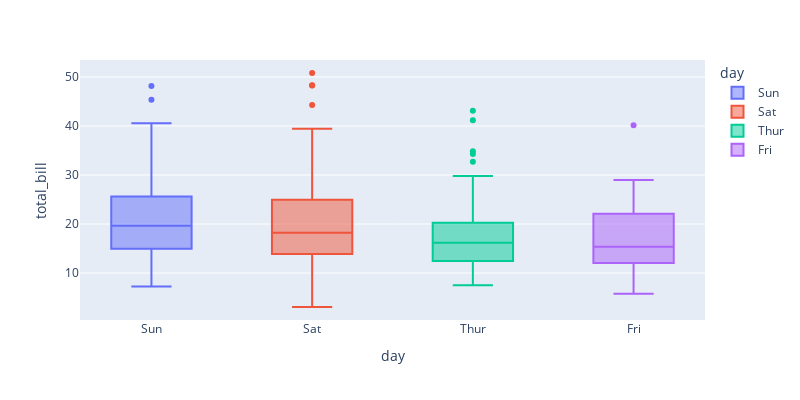

This figure's notebook cell:
### Code cell
fig = px.box(df, x='day', y='total_bill', color = 'day')
fig.update_traces(width=0.5)
fig.update_layout(width=800, height=400)
fig.show()

### Figure 1 — Plotly figure (JSON) as saved in the notebook; plotly's stock layout.template omitted (floating-point values rounded to 4 significant figures)
{"data": [{"alignmentgroup": "True", "hovertemplate": "day=%{x}<br>total_bill=%{y}<extra></extra>", "legendgroup": "Sun", "marker": {"color": "#636efa"}, "name": "Sun", "notched": false, "offsetgroup": "Sun", "orientation": "v", "showlegend": true, "type": "box", "width": 0.5, "x": ["Sun", "Sun", "Sun", "Sun", "Sun", "Sun", "Sun", "Sun", "Sun", "Sun", "Sun", "Sun", "Sun", "Sun", "Sun", "Sun", "Sun", "Sun", "Sun", "Sun", "Sun", "Sun", "Sun", "Sun", "Sun", "Sun", "Sun", "Sun", "Sun", "Sun", "Sun", "Sun", "Sun", "Sun", "Sun", "Sun", "Sun", "Sun", "Sun", "Sun", "Sun", "Sun", "Sun", "Sun", "Sun", "Sun", "Sun", "Sun", "Sun", "Sun", "Sun", "Sun", "Sun", "Sun", "Sun", "Sun", "Sun", "Sun", "Sun", "Sun", "Sun", "Sun", "Sun", "Sun", "Sun", "Sun", "Sun", "Sun", "Sun", "Sun", "Sun", "Sun", "Sun", "Sun", "Sun", "Sun"], "x0": " ", "xaxis": "x", "y": [16.99, 10.34, 21.01, 23.68, 24.59, 25.29, 8.77, 26.88, 15.04, 14.78, 10.27, 35.26, 15.42, 18.43, 14.83, 21.58, 10.33, 16.29, 16.97, 17.46, 13.94, 9.68, 30.4, 18.29, 22.23, 32.4, 28.55, 18.04, 12.54, 10.29, 34.81, 9.94, 25.56, 19.49, 38.07, 23.95, 25.71, 17.31, 29.93, 14.07, 13.13, 17.26, 24.55, 19.77, 29.85, 48.17, 25, 13.39, 16.49, 21.5, 12.66, 16.21, 13.81, 17.51, 24.52, 20.76, 31.71, 7.25, 31.85, 16.82, 32.9, 17.89, 14.48, 9.6, 34.63, 34.65, 23.33, 45.35, 23.17, 40.55, 20.69, 20.9, 30.46, 18.15, 23.1, 15.69], "y0": " ", "yaxis": "y"}, {"alignmentgroup": "True", "hovertemplate": "day=%{x}<br>total_bill=%{y}<extra></extra>", "legendgroup": "Sat", "marker": {"color": "#EF553B"}, "name": "Sat", "notched": false, "offsetgroup": "Sat", "orientation": "v", "showlegend": true, "type": "box", "width": 0.5, "x": ["Sat", "Sat", "Sat", "Sat", "Sat", "Sat", "Sat", "Sat", "Sat", "Sat", "Sat", "Sat", "Sat", "Sat", "Sat", "Sat", "Sat", "Sat", "Sat", "Sat", "Sat", "Sat", "Sat", "Sat", "Sat", "Sat", "Sat", "Sat", "Sat", "Sat", "Sat", "Sat", "Sat", "Sat", "Sat", "Sat", "Sat", "Sat", "Sat", "Sat", "Sat", "Sat", "Sat", "Sat", "Sat", "Sat", "Sat", "Sat", "Sat", "Sat", "Sat", "Sat", "Sat", "Sat", "Sat", "Sat", "Sat", "Sat", "Sat", "Sat", "Sat", "Sat", "Sat", "Sat", "Sat", "Sat", "Sat", "Sat", "Sat", "Sat", "Sat", "Sat", "Sat", "Sat", "Sat", "Sat", "Sat", "Sat", "Sat", "Sat", "Sat", "Sat", "Sat", "Sat", "Sat", "Sat", "Sat"], "x0": " ", "xaxis": "x", "y": [20.65, 17.92, 20.29, 15.77, 39.42, 19.82, 17.81, 13.37, 12.69, 21.7, 19.65, 9.55, 18.35, 15.06, 20.69, 17.78, 24.06, 16.31, 16.93, 18.69, 31.27, 16.04, 38.01, 26.41, 11.24, 48.27, 20.29, 13.81, 11.02, 18.29, 17.59, 20.08, 16.45, 3.07, 20.23, 15.01, 12.02, 17.07, 26.86, 25.28, 14.73, 10.51, 17.92, 44.3, 22.42, 20.92, 15.36, 20.49, 25.21, 18.24, 14.31, 14, 7.25, 10.59, 10.63, 50.81, 15.81, 26.59, 38.73, 24.27, 12.76, 30.06, 25.89, 48.33, 13.27, 28.17, 12.9, 28.15, 11.59, 7.74, 30.14, 20.45, 13.28, 22.12, 24.01, 15.69, 11.61, 10.77, 15.53, 10.07, 12.6, 32.83, 35.83, 29.03, 27.18, 22.67, 17.82], "y0": " ", "yaxis": "y"}, {"alignmentgroup": "True", "hovertemplate": "day=%{x}<br>total_bill=%{y}<extra></extra>", "legendgroup": "Thur", "marker": {"color": "#00cc96"}, "name": "Thur", "notched": false, "offsetgroup": "Thur", "orientation": "v", "showlegend": true, "type": "box", "width": 0.5, "x": ["Thur", "Thur", "Thur", "Thur", "Thur", "Thur", "Thur", "Thur", "Thur", "Thur", "Thur", "Thur", "Thur", "Thur", "Thur", "Thur", "Thur", "Thur", "Thur", "Thur", "Thur", "Thur", "Thur", "Thur", "Thur", "Thur", "Thur", "Thur", "Thur", "Thur", "Thur", "Thur", "Thur", "Thur", "Thur", "Thur", "Thur", "Thur", "Thur", "Thur", "Thur", "Thur", "Thur", "Thur", "Thur", "Thur", "Thur", "Thur", "Thur", "Thur", "Thur", "Thur", "Thur", "Thur", "Thur", "Thur", "Thur", "Thur", "Thur", "Thur", "Thur", "Thur"], "x0": " ", "xaxis": "x", "y": [27.2, 22.76, 17.29, 19.44, 16.66, 10.07, 32.68, 15.98, 34.83, 13.03, 18.28, 24.71, 21.16, 10.65, 12.43, 24.08, 11.69, 13.42, 14.26, 15.95, 12.48, 29.8, 8.52, 14.52, 11.38, 22.82, 19.08, 20.27, 11.17, 12.26, 18.26, 8.51, 10.33, 14.15, 16, 13.16, 17.47, 34.3, 41.19, 27.05, 16.43, 8.35, 18.64, 11.87, 9.78, 7.51, 19.81, 28.44, 15.48, 16.58, 7.56, 10.34, 43.11, 13, 13.51, 18.71, 12.74, 13, 16.4, 20.53, 16.47, 18.78], "y0": " ", "yaxis": "y"}, {"alignmentgroup": "True", "hovertemplate": "day=%{x}<br>total_bill=%{y}<extra></extra>", "legendgroup": "Fri", "marker": {"color": "#ab63fa"}, "name": "Fri", "notched": false, "offsetgroup": "Fri", "orientation": "v", "showlegend": true, "type": "box", "width": 0.5, "x": ["Fri", "Fri", "Fri", "Fri", "Fri", "Fri", "Fri", "Fri", "Fri", "Fri", "Fri", "Fri", "Fri", "Fri", "Fri", "Fri", "Fri", "Fri", "Fri"], "x0": " ", "xaxis": "x", "y": [28.97, 22.49, 5.75, 16.32, 22.75, 40.17, 27.28, 12.03, 21.01, 12.46, 11.35, 15.38, 12.16, 13.42, 8.58, 15.98, 13.42, 16.27, 10.09], "y0": " ", "yaxis": "y"}], "layout": {"boxmode": "overlay", "height": 400, "legend": {"title": {"text": "day"}, "tracegroupgap": 0}, "margin": {"t": 60}, "width": 800, "xaxis": {"anchor": "y", "categoryarray": ["Sun", "Sat", "Thur", "Fri"], "categoryorder": "array", "domain": [0, 1], "title": {"text": "day"}}, "yaxis": {"anchor": "x", "domain": [0, 1], "title": {"text": "total_bill"}}}}
